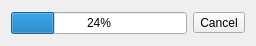
<?xml version="1.0" encoding="UTF-8"?>
<ui version="4.0">
 <class>CancellableQProgressBar</class>
 <widget class="QWidget" name="CancellableQProgressBar">
  <property name="geometry">
   <rect>
    <x>0</x>
    <y>0</y>
    <width>256</width>
    <height>46</height>
   </rect>
  </property>
  <property name="windowTitle">
   <string>Form</string>
  </property>
  <layout class="QVBoxLayout" name="verticalLayout">
   <item>
    <layout class="QHBoxLayout" name="horizontalLayout">
     <item>
      <widget class="QProgressBar" name="progressBar">
       <property name="maximum">
        <number>98</number>
       </property>
       <property name="value">
        <number>24</number>
       </property>
      </widget>
     </item>
     <item>
      <widget class="QToolButton" name="cancelButton">
       <property name="toolTip">
        <string>Cancel</string>
       </property>
       <property name="statusTip">
        <string>Cancels the process</string>
       </property>
       <property name="whatsThis">
        <string>Cancels the process</string>
       </property>
       <property name="text">
        <string>Cancel</string>
       </property>
       <property name="icon">
        <iconset theme="dialog-cancel"/>
       </property>
      </widget>
     </item>
    </layout>
   </item>
  </layout>
 </widget>
 <resources/>
 <connections/>
</ui>
